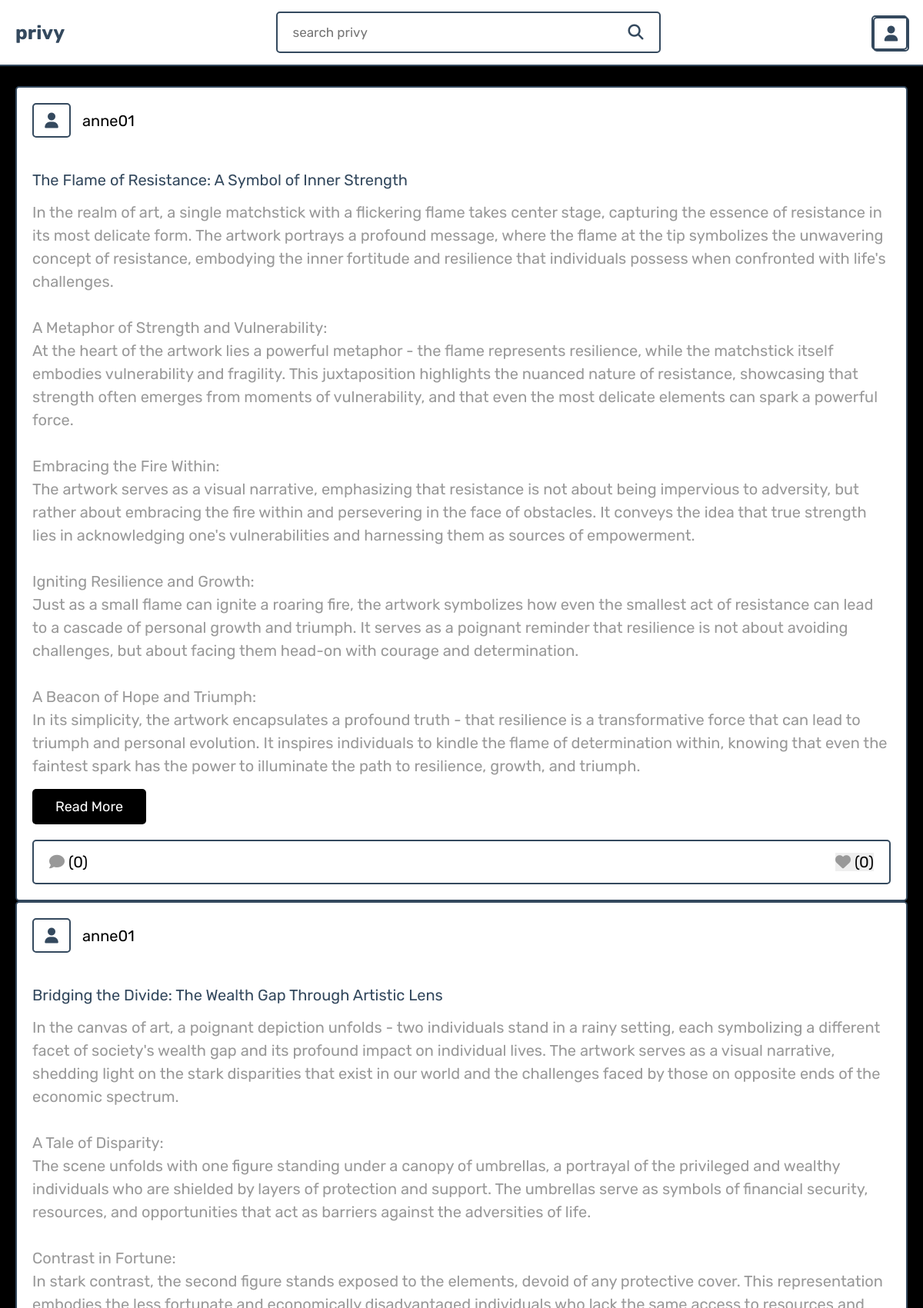
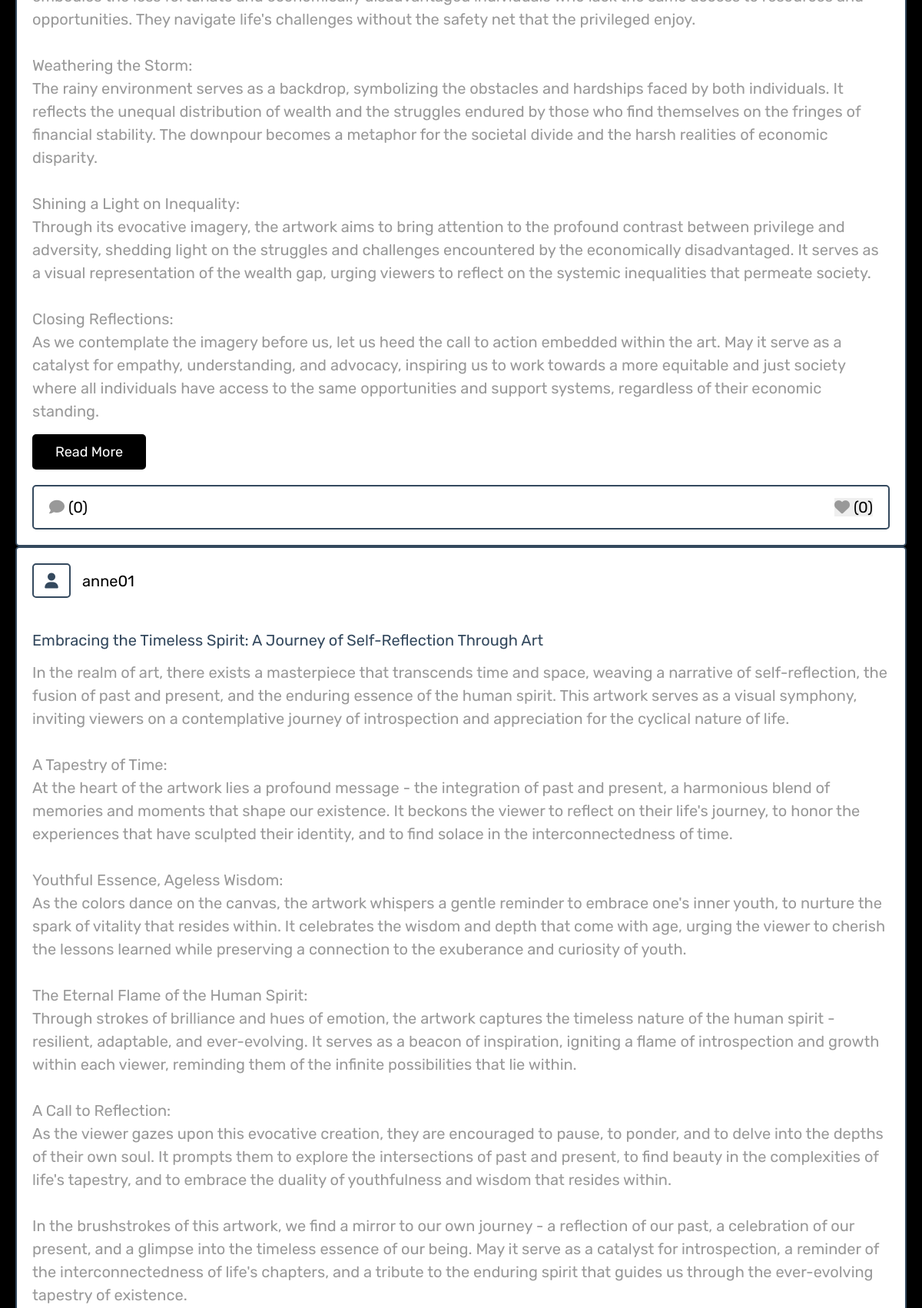
Page /category.php?category=arts (upper part) on the committed database (2 pictures, top to bottom).
### tables this page shows
CREATE TABLE `posts` (
  `id` int(100) NOT NULL,
  `admin_id` int(100) NOT NULL,
  `name` varchar(100) NOT NULL,
  `title` varchar(100) NOT NULL,
  `content` varchar(10000) NOT NULL,
  `category` varchar(50) NOT NULL,
  `image` varchar(100) NOT NULL,
  `date` date NOT NULL,
  `status` varchar(20) NOT NULL
);

### category.php (the view, shortened to what this page needs)
<?php
include './components/connect.php';
if(isset($_GET['category'])){
   $category = $_GET['category'];
}else{
   $category = '';
}
?>
<!DOCTYPE html>
<html lang="en">
<head>
   <link rel="stylesheet" href="https://cdnjs.cloudflare.com/ajax/libs/font-awesome/6.1.1/css/all.min.css">
   <link rel="stylesheet" href="css/style.css">
</head>
<body>
<?php include './components/user_header.php'; ?>
<section class="posts-container">
   <div class="postbox-container">
      <?php
         $select_posts = $conn->prepare("SELECT * FROM `posts` WHERE category = ? and status = ?");
         $select_posts->execute([$category, 'active']);
         if($select_posts->rowCount() > 0){
            while($fetch_posts = $select_posts->fetch(PDO::FETCH_ASSOC)){
            $post_id = $fetch_posts['id'];
            $count_post_comments = $conn->prepare("SELECT * FROM `comments` WHERE post_id = ?");
            $count_post_comments->execute([$post_id]);
            $total_post_comments = $count_post_comments->rowCount();
            $count_post_likes = $conn->prepare("SELECT * FROM `likes` WHERE post_id = ?");
            $count_post_likes->execute([$post_id]);
            $total_post_likes = $count_post_likes->rowCount();
            $confirm_likes = $conn->prepare("SELECT * FROM `likes` WHERE user_id = ? AND post_id = ?");
            $confirm_likes->execute([$user_id, $post_id]);
            $select_user_profile = $conn->prepare("SELECT * FROM `users` WHERE id = ?");
            $select_user_profile->execute([$fetch_posts['user_id']]);
            $fetch_user_profile = $select_user_profile->fetch(PDO::FETCH_ASSOC);
      ?>
      <form class="postbox" method="post">
         <div class="post-admin">
         <?php if (!empty($fetch_user_profile) && $fetch_user_profile['image'] != '') { ?>
                  <img src="uploaded_img/<?= $fetch_user_profile['image']; ?>" class="user-profile-image" style="width:  4.7rem ; height: 4.5rem;">
             <?php } else { ?>
                  <i class="fas fa-user"></i>
          <?php } ?>
            <div>
               <a href="#"><?= $fetch_posts['name']; ?></a>
            </div>
         </div>
         <div class="post-title"><?= $fetch_posts['title']; ?></div>
         <div class="post-content content-150"><?= $fetch_posts['content']; ?></div>
         <a href="view_post.php?post_id=<?= $post_id; ?>" class="inline-btn">read more</a>
         <div class="icons">
            <a href="view_post.php?post_id=<?= $post_id; ?>"><i class="fas fa-comment"></i><span>(<?= $total_post_comments; ?>)</span></a>
            <button type="submit" name="like_post"><i class="fas fa-heart" style="<?php if($confirm_likes->rowCount() > 0){ echo 'color:var(--red);'; } ?>  "></i><span>(<?= $total_post_likes; ?>)</span></button>
         </div>
      </form>
      <?php
         }
      }else{
         echo '<p class="empty">no posts found for this category!</p>';
      }
      ?>
   </div>
</section>
</body>
</html>

### css/style.css (style rules this page uses)
:root { --main-color:black; --red:#e74c3c; --orange:#f39c12; --black:#34495e; --white:#fff; --light-color:#999; --border:.2rem solid var(--black); --box-shadow:0 .5rem 1rem rgba(0,0,0,.1); }
* { font-family: 'Rubik', sans-serif; margin:0; padding:0; box-sizing: border-box; outline: none; border:none; text-decoration: none; }
html { font-size: 62.5%; overflow-x: hidden; scroll-behavior: smooth; scroll-padding-top: 7rem; }
body { background-color: black; padding-bottom: 7rem; }
section { padding:2rem; margin: 0 auto; max-width: 1200px; }
.btn, .delete-btn, .option-btn, .inline-btn, .inline-option-btn, .inline-delete-btn { margin-top: 1rem; border-radius: .5rem; cursor: pointer; font-size: 1.8rem; color:var(--white); padding:1.2rem 3rem; text-transform: capitalize; text-align: center; }
.inline-btn, .inline-option-btn, .inline-delete-btn { display: inline-block; margin-right: 1rem; }
.inline-btn, .btn { background-color: var(--main-color); }
.posts-container { grid-column: 2 / span 1; grid-row: 2 / span 1; padding-top: 26px; }
.posts-container .postbox-container .postbox { border:var(--border); box-shadow: var(--box-shadow); border-radius: .5rem; background-color: var(--white); padding:2rem; overflow: hidden; }
.posts-container .postbox-container .postbox .post-admin { display: flex; align-items: center; gap:1.5rem; margin-bottom: 2rem; }
.posts-container .postbox-container .postbox .post-admin i { text-align: center; height: 4.5rem; width: 5rem; line-height: 4.2rem; font-size: 2rem; border:var(--border); border-radius: .5rem; background-color: var(--light-bg); color:var(--black); }
.posts-container .postbox-container .postbox .post-admin a { font-size: 2rem; color:var(--main-color); }
.posts-container .postbox-container .postbox .post-admin div { font-size: 1.5rem; margin-top: .2rem; color:var(--light-color); }
.posts-container .postbox-container .postbox .post-title { font-size: 2rem; color:var(--black); overflow: hidden; text-overflow: ellipsis; white-space: nowrap; margin-bottom: 1rem; }
.posts-container .postbox-container .postbox .post-content { font-size: 2rem; line-height: 1.5; padding:.5rem 0; color:var(--light-color); white-space: pre-line; }
.posts-container .postbox-container .postbox .icons { display: flex; align-items: center; justify-content: space-between; gap:1rem; background-color: var(--light-bg); border-radius: .5rem; padding:1.5rem 2rem; border:var(--border); margin-top: 2rem; }
.posts-container .postbox-container .postbox .icons button { cursor: pointer; }
.posts-container .postbox-container .postbox .icons i { margin-right:.5rem; font-size:2rem; color:var(--light-color); }
.posts-container .postbox-container .postbox .icons span { font-size: 2rem; color:var(--main-color); }

### rows in the picture
posts: name "anne01", title "The Flame of Resistance: A Symbol of Inner Strength", content "In the realm of art, a single matchstick with a flickering flame takes center stage, capturing the essence of resistance in its most delicate form. The artwork portrays a profound message, where the flame at the tip symbolizes the unwavering concept of resistance, embodying the inner fortitude and resilience that individuals possess when confronted with life's challenges. A Metaphor of Strength and Vulnerability: At the heart of the artwork lies a powerful metaphor - the flame represents resilience, while the matchstick itself embodies vulnerability and fragility. This juxtaposition highlights the nuanced nature of resistance, showcasing that strength often emerges from moments of…", total_post_comments "0", total_post_likes "0"
posts: name "anne01", title "Bridging the Divide: The Wealth Gap Through Artistic Lens", content "In the canvas of art, a poignant depiction unfolds - two individuals stand in a rainy setting, each symbolizing a different facet of society's wealth gap and its profound impact on individual lives. The artwork serves as a visual narrative, shedding light on the stark disparities that exist in our world and the challenges faced by those on opposite ends of the economic spectrum. A Tale of Disparity: The scene unfolds with one figure standing under a canopy of umbrellas, a portrayal of the privileged and wealthy individuals who are shielded by layers of protection and support. The umbrellas serve as symbols of financial security, resources, and opportunities that act as barriers against the…", total_post_comments "0", total_post_likes "0"
posts: name "anne01", title "Embracing the Timeless Spirit: A Journey of Self-Reflection Through Art", content "In the realm of art, there exists a masterpiece that transcends time and space, weaving a narrative of self-reflection, the fusion of past and present, and the enduring essence of the human spirit. This artwork serves as a visual symphony, inviting viewers on a contemplative journey of introspection and appreciation for the cyclical nature of life. A Tapestry of Time: At the heart of the artwork lies a profound message - the integration of past and present, a harmonious blend of memories and moments that shape our existence. It beckons the viewer to reflect on their life's journey, to honor the experiences that have sculpted their identity, and to find solace in the interconnectedness of…"
